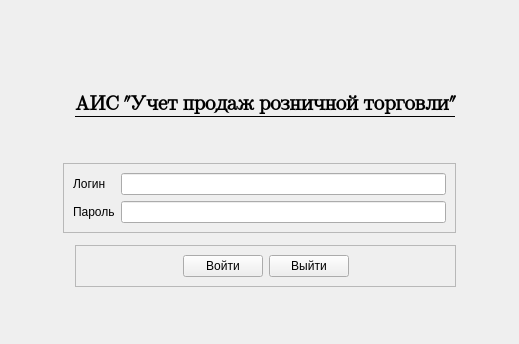
<?xml version="1.0" encoding="UTF-8"?>
<ui version="4.0">
 <class>authoriz</class>
 <widget class="QDialog" name="authoriz">
  <property name="geometry">
   <rect>
    <x>0</x>
    <y>0</y>
    <width>493</width>
    <height>381</height>
   </rect>
  </property>
  <property name="sizePolicy">
   <sizepolicy hsizetype="Fixed" vsizetype="Fixed">
    <horstretch>0</horstretch>
    <verstretch>0</verstretch>
   </sizepolicy>
  </property>
  <property name="windowTitle">
   <string>Dialog</string>
  </property>
  <layout class="QGridLayout" name="gridLayout">
   <property name="sizeConstraint">
    <enum>QLayout::SetFixedSize</enum>
   </property>
   <item row="4" column="5">
    <spacer name="horizontalSpacer">
     <property name="orientation">
      <enum>Qt::Horizontal</enum>
     </property>
     <property name="sizeHint" stdset="0">
      <size>
       <width>40</width>
       <height>20</height>
      </size>
     </property>
    </spacer>
   </item>
   <item row="5" column="2" colspan="3">
    <widget class="QFrame" name="frame_2">
     <property name="frameShape">
      <enum>QFrame::StyledPanel</enum>
     </property>
     <property name="frameShadow">
      <enum>QFrame::Raised</enum>
     </property>
    </widget>
   </item>
   <item row="3" column="4">
    <spacer name="verticalSpacer_3">
     <property name="orientation">
      <enum>Qt::Vertical</enum>
     </property>
     <property name="sizeHint" stdset="0">
      <size>
       <width>20</width>
       <height>40</height>
      </size>
     </property>
    </spacer>
   </item>
   <item row="1" column="4">
    <spacer name="verticalSpacer_4">
     <property name="orientation">
      <enum>Qt::Vertical</enum>
     </property>
     <property name="sizeHint" stdset="0">
      <size>
       <width>20</width>
       <height>40</height>
      </size>
     </property>
    </spacer>
   </item>
   <item row="2" column="4">
    <widget class="QLabel" name="label_3">
     <property name="font">
      <font>
       <family>Segoe UI Emoji</family>
       <pointsize>15</pointsize>
       <bold>true</bold>
       <underline>true</underline>
      </font>
     </property>
     <property name="text">
      <string>АИС &quot;Учет продаж розничной торговли&quot;</string>
     </property>
     <property name="alignment">
      <set>Qt::AlignCenter</set>
     </property>
    </widget>
   </item>
   <item row="8" column="4">
    <spacer name="verticalSpacer">
     <property name="orientation">
      <enum>Qt::Vertical</enum>
     </property>
     <property name="sizeHint" stdset="0">
      <size>
       <width>20</width>
       <height>40</height>
      </size>
     </property>
    </spacer>
   </item>
   <item row="7" column="2" colspan="2">
    <widget class="QFrame" name="frame_3">
     <property name="frameShape">
      <enum>QFrame::StyledPanel</enum>
     </property>
     <property name="frameShadow">
      <enum>QFrame::Raised</enum>
     </property>
     <widget class="QPushButton" name="pushButton">
      <property name="geometry">
       <rect>
        <x>20</x>
        <y>10</y>
        <width>80</width>
        <height>18</height>
       </rect>
      </property>
      <property name="text">
       <string>PushButton</string>
      </property>
     </widget>
    </widget>
   </item>
   <item row="4" column="2" colspan="3">
    <widget class="QFrame" name="frame">
     <property name="frameShape">
      <enum>QFrame::StyledPanel</enum>
     </property>
     <property name="frameShadow">
      <enum>QFrame::Raised</enum>
     </property>
     <layout class="QGridLayout" name="gridLayout_2">
      <item row="3" column="0">
       <widget class="QLabel" name="label_2">
        <property name="text">
         <string>Пароль</string>
        </property>
       </widget>
      </item>
      <item row="2" column="0">
       <widget class="QLabel" name="label">
        <property name="text">
         <string>Логин</string>
        </property>
       </widget>
      </item>
      <item row="2" column="1">
       <widget class="QLineEdit" name="login">
        <property name="clearButtonEnabled">
         <bool>true</bool>
        </property>
       </widget>
      </item>
      <item row="3" column="1">
       <widget class="QLineEdit" name="password">
        <property name="inputMethodHints">
         <set>Qt::ImhHiddenText|Qt::ImhNoAutoUppercase|Qt::ImhNoPredictiveText|Qt::ImhSensitiveData</set>
        </property>
        <property name="echoMode">
         <enum>QLineEdit::Password</enum>
        </property>
        <property name="cursorMoveStyle">
         <enum>Qt::LogicalMoveStyle</enum>
        </property>
        <property name="clearButtonEnabled">
         <bool>true</bool>
        </property>
       </widget>
      </item>
     </layout>
    </widget>
   </item>
   <item row="0" column="4">
    <spacer name="verticalSpacer_2">
     <property name="orientation">
      <enum>Qt::Vertical</enum>
     </property>
     <property name="sizeHint" stdset="0">
      <size>
       <width>20</width>
       <height>40</height>
      </size>
     </property>
    </spacer>
   </item>
   <item row="4" column="1">
    <spacer name="horizontalSpacer_4">
     <property name="orientation">
      <enum>Qt::Horizontal</enum>
     </property>
     <property name="sizeHint" stdset="0">
      <size>
       <width>40</width>
       <height>20</height>
      </size>
     </property>
    </spacer>
   </item>
   <item row="6" column="4">
    <widget class="QFrame" name="frame_4">
     <property name="frameShape">
      <enum>QFrame::StyledPanel</enum>
     </property>
     <property name="frameShadow">
      <enum>QFrame::Raised</enum>
     </property>
     <layout class="QGridLayout" name="gridLayout_3">
      <item row="0" column="1">
       <widget class="QPushButton" name="pushButton_4">
        <property name="text">
         <string>Войти</string>
        </property>
       </widget>
      </item>
      <item row="0" column="0">
       <spacer name="horizontalSpacer_5">
        <property name="orientation">
         <enum>Qt::Horizontal</enum>
        </property>
        <property name="sizeHint" stdset="0">
         <size>
          <width>40</width>
          <height>20</height>
         </size>
        </property>
       </spacer>
      </item>
      <item row="0" column="2">
       <widget class="QPushButton" name="pushButton_5">
        <property name="text">
         <string>Выйти</string>
        </property>
       </widget>
      </item>
      <item row="0" column="3">
       <spacer name="horizontalSpacer_6">
        <property name="orientation">
         <enum>Qt::Horizontal</enum>
        </property>
        <property name="sizeHint" stdset="0">
         <size>
          <width>40</width>
          <height>20</height>
         </size>
        </property>
       </spacer>
      </item>
     </layout>
    </widget>
   </item>
   <item row="6" column="0" colspan="2">
    <spacer name="horizontalSpacer_2">
     <property name="orientation">
      <enum>Qt::Horizontal</enum>
     </property>
     <property name="sizeHint" stdset="0">
      <size>
       <width>40</width>
       <height>20</height>
      </size>
     </property>
    </spacer>
   </item>
   <item row="6" column="5" colspan="2">
    <spacer name="horizontalSpacer_3">
     <property name="orientation">
      <enum>Qt::Horizontal</enum>
     </property>
     <property name="sizeHint" stdset="0">
      <size>
       <width>40</width>
       <height>20</height>
      </size>
     </property>
    </spacer>
   </item>
  </layout>
 </widget>
 <resources/>
 <connections/>
</ui>
